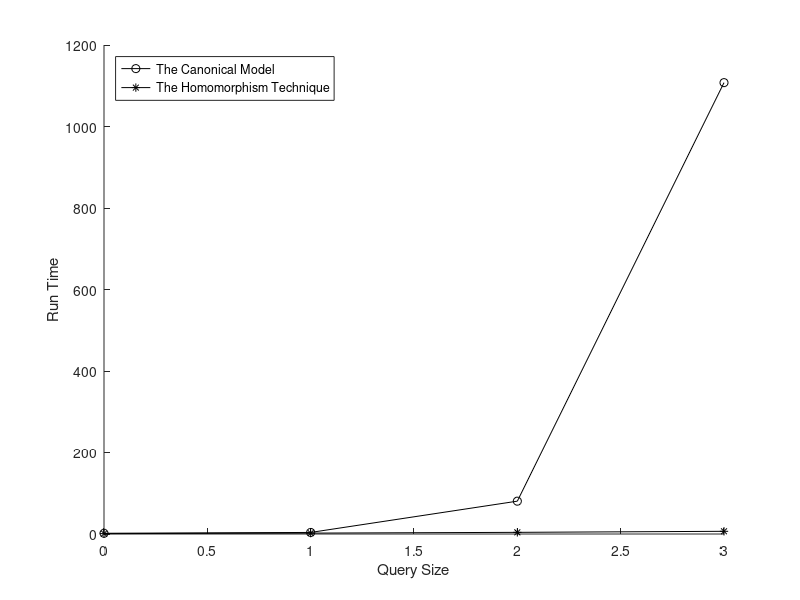

The MATLAB source for this figure:
format long
A = [
	0	1.790900	0.956200;
	1	3.835300	2.201500;
	2	80.598000	4.063700;
	3	1107.641000	6.620700;
];

hold on
f = plot(A(:,1), A(:,2), 'k-o');
f = plot(A(:,1), A(:,3), 'k-*');
hold off
xlabel('Query Size')
ylabel('Run Time')
legend('The Canonical Model', 'The Homomorphism Technique', 'Location', 'northwest')
saveas(f, '../img/ChildDescendantBranchDepth2WildcardGraph.png');
